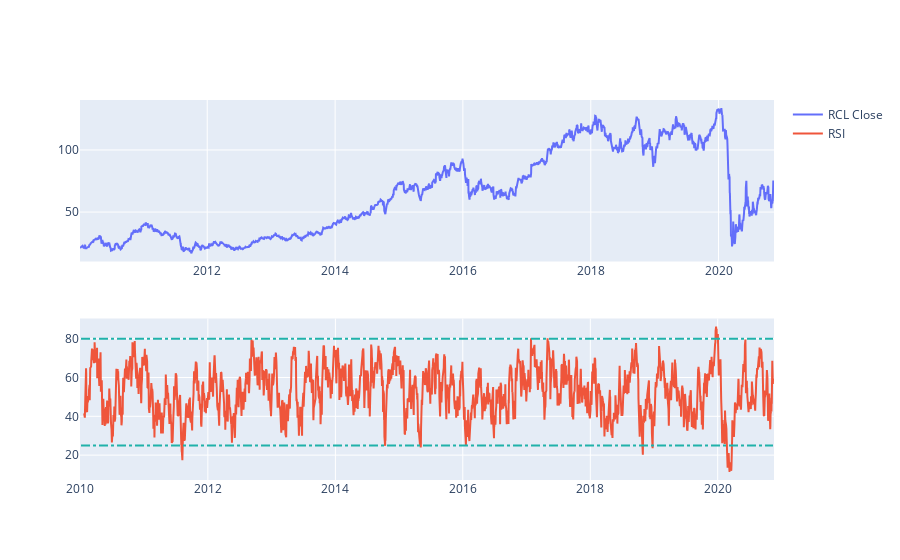

Notebook source saved alongside this figure:
### Code cell
from plotly.subplots import make_subplots
fig = make_subplots(rows=2, cols=1)

fig.add_trace(go.Scatter(x=data.index, y=data["Adj Close"], name=ticker + " Close"), row=1, col=1)
fig.add_trace(go.Scatter(x=data.index, y=data["rsi"], name="RSI"), row=2, col=1)
fig.add_shape(
            type="line",
            x0=data.index.min(),
            x1=data.index.max(),
            y0=rsi_upper,
            y1=rsi_upper,
            line=dict(
                color="LightSeaGreen",
                width=2,
                dash="dashdot",
            ), row=2, col=1
    )

fig.add_shape(
            type="line",
            x0=data.index.min(),
            x1=data.index.max(),
            y0=rsi_lower,
            y1=rsi_lower,
            line=dict(
                color="LightSeaGreen",
                width=2,
                dash="dashdot",
            ), row=2, col=1
    )

fig.show()

### Figure 1 — Plotly figure (JSON) as saved in the notebook; plotly's stock layout.template omitted (floating-point values rounded to 4 significant figures; data arrays with more than 128 entries replaced by an {"elided": "..."} marker saying what was removed)
{"data": [{"name": "RCL Close", "type": "scatter", "x": {"elided": "2737 str values"}, "xaxis": "x", "y": {"elided": "2737 float values"}, "yaxis": "y"}, {"name": "RSI", "type": "scatter", "x": {"elided": "2737 str values"}, "xaxis": "x2", "y": {"elided": "2737 float values"}, "yaxis": "y2"}], "layout": {"autosize": true, "shapes": [{"line": {"color": "LightSeaGreen", "dash": "dashdot", "width": 2}, "type": "line", "x0": "2010-01-04T00:00:00", "x1": "2020-11-13T00:00:00", "xref": "x2", "y0": 80, "y1": 80, "yref": "y2"}, {"line": {"color": "LightSeaGreen", "dash": "dashdot", "width": 2}, "type": "line", "x0": "2010-01-04T00:00:00", "x1": "2020-11-13T00:00:00", "xref": "x2", "y0": 25, "y1": 25, "yref": "y2"}], "xaxis": {"anchor": "y", "autorange": true, "domain": [0, 1], "range": ["2010-01-04", "2020-11-13"], "type": "date"}, "xaxis2": {"anchor": "y2", "autorange": true, "domain": [0, 1], "range": ["2009-12-31 15:03:40.4082", "2020-11-16 08:56:19.5918"], "type": "date"}, "yaxis": {"anchor": "x", "autorange": true, "domain": [0.575, 1], "range": [10.18, 140.2], "type": "linear"}, "yaxis2": {"anchor": "x2", "autorange": true, "domain": [0, 0.425], "range": [7.188, 90.4], "type": "linear"}}}
